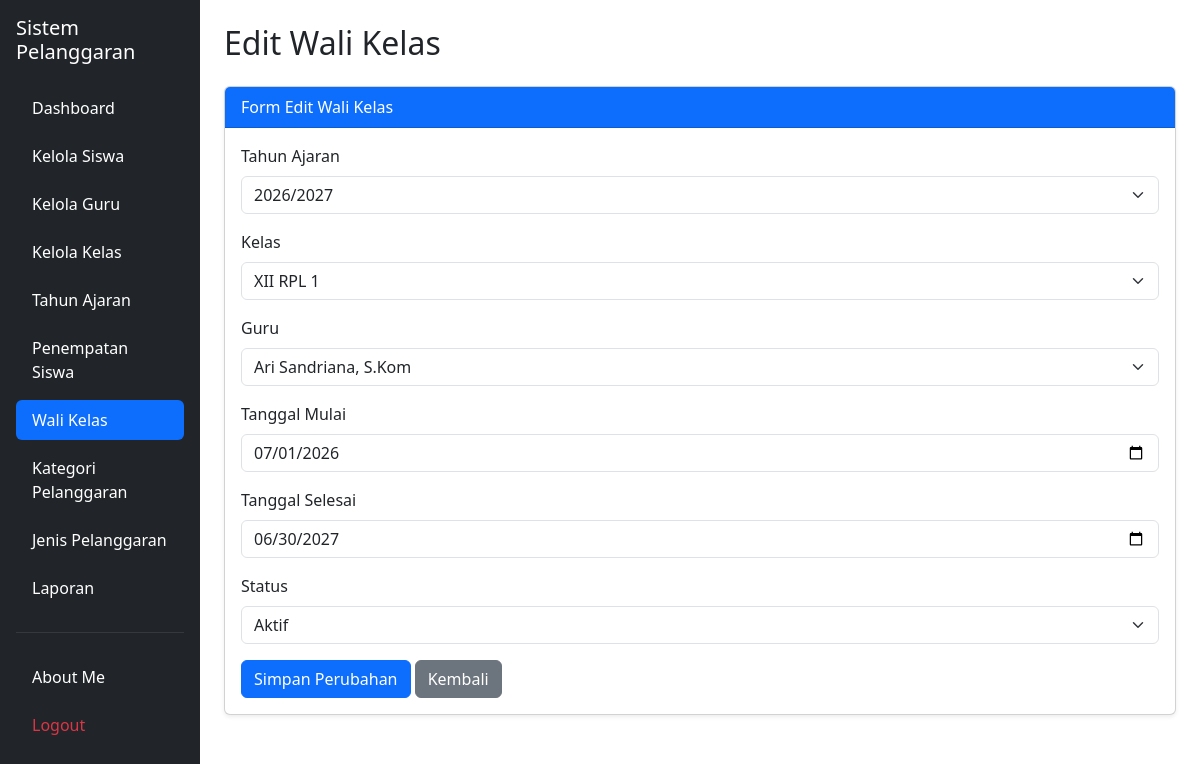
Screenshot of /edit_wali_kelas.php?id=28 (signed in) with the database file from the repository.
### tables this page shows
CREATE TABLE `t_wali_kelas` (
  `id` int(11) NOT NULL,
  `tahun_ajaran_id` int(11) NOT NULL,
  `kelas_id` int(11) NOT NULL,
  `guru_id` int(11) NOT NULL,
  `tanggal_mulai` date NOT NULL,
  `tanggal_selesai` date NOT NULL,
  `status_aktif` tinyint(1) NOT NULL,
  `created_at` timestamp NOT NULL DEFAULT current_timestamp(),
  `update_at` timestamp NOT NULL DEFAULT current_timestamp()
);

CREATE TABLE `t_tahun_ajaran` (
  `id` int(11) NOT NULL,
  `nama` varchar(20) NOT NULL,
  `tanggal_mulai` date NOT NULL,
  `tanggal_selesai` date NOT NULL,
  `status_aktif` tinyint(1) NOT NULL,
  `created_at` timestamp NOT NULL DEFAULT current_timestamp(),
  `update_at` timestamp NOT NULL DEFAULT current_timestamp()
);

CREATE TABLE `t_kelas` (
  `id` int(11) NOT NULL,
  `nama` varchar(100) NOT NULL,
  `tingkat` varchar(20) NOT NULL,
  `jurusan` varchar(100) NOT NULL,
  `status_aktif` tinyint(1) NOT NULL,
  `created_at` timestamp NOT NULL DEFAULT current_timestamp(),
  `update_at` timestamp NOT NULL DEFAULT current_timestamp()
);

CREATE TABLE `t_guru` (
  `id` int(11) NOT NULL,
  `nip` varchar(30) NOT NULL,
  `nama` varchar(150) NOT NULL,
  `email` varchar(150) NOT NULL,
  `status_aktif` tinyint(1) NOT NULL,
  `user_id` int(11) NOT NULL,
  `created_at` timestamp NULL DEFAULT current_timestamp(),
  `update_at` timestamp NULL DEFAULT current_timestamp()
);

### edit_wali_kelas.php (the view, shortened to what this page needs)
<?php
include "config/koneksi.php";
$id = (int)($_GET['id'] ?? $_POST['id'] ?? 0);
$stmt = mysqli_prepare(
    $koneksi,
    "SELECT * FROM t_wali_kelas WHERE id = ?"
);
mysqli_stmt_bind_param($stmt, "i", $id);
mysqli_stmt_execute($stmt);
$result = mysqli_stmt_get_result($stmt);
$row = mysqli_fetch_assoc($result);
$tahun_ajaran_id = $row['tahun_ajaran_id'];
$kelas_id = $row['kelas_id'];
$guru_id = $row['guru_id'];
$tanggal_mulai = $row['tanggal_mulai'];
$tanggal_selesai = $row['tanggal_selesai'];
$status_aktif = $row['status_aktif'];
$tahun_ajaran = mysqli_query(
    $koneksi,
    "SELECT * FROM t_tahun_ajaran ORDER BY id ASC"
);
$kelas = mysqli_query(
    $koneksi,
    "SELECT * FROM t_kelas ORDER BY id ASC"
);
$guru = mysqli_query(
    $koneksi,
    "SELECT * FROM t_guru ORDER BY id ASC"
);
?>
<!DOCTYPE html>
<html lang="id">
<head>
    <link href="https://cdn.jsdelivr.net/npm/bootstrap@5.3.8/dist/css/bootstrap.min.css"
          rel="stylesheet">
</head>
<body>
<div class="container-fluid">
    <div class="row">
        <aside class="col-md-3 col-lg-2 bg-dark min-vh-100 p-3">
            <h5 class="text-white mb-4">Sistem Pelanggaran</h5>
            <ul class="nav nav-pills flex-column gap-2">
                <li class="nav-item">
                    <a href="dashboard.php" class="nav-link text-white">Dashboard</a>
                </li>
                <li class="nav-item">
                    <a href="siswa.php" class="nav-link text-white">Kelola Siswa</a>
                </li>
                <li class="nav-item">
                    <a href="guru.php" class="nav-link text-white">Kelola Guru</a>
                </li>
                <li class="nav-item">
                    <a href="kelas.php" class="nav-link text-white">Kelola Kelas</a>
                </li>
                <li class="nav-item">
                    <a href="tahun_ajaran.php" class="nav-link text-white">Tahun Ajaran</a>
                </li>
                <li class="nav-item">
                    <a href="penempatan_siswa.php" class="nav-link text-white">Penempatan Siswa</a>
                </li>
                <li class="nav-item">
                    <a href="wali_kelas.php" class="nav-link active">Wali Kelas</a>
                </li>
                <li class="nav-item">
                    <a href="kategori_pelanggaran.php" class="nav-link text-white">Kategori Pelanggaran</a>
                </li>
                <li class="nav-item">
                    <a href="jenis_pelanggaran.php" class="nav-link text-white">Jenis Pelanggaran</a>
                </li>
                <li class="nav-item">
                    <a href="laporan.php" class="nav-link text-white">Laporan</a>
                </li>
                <hr class="text-secondary">
                <li class="nav-item">
                    <a href="about_me.php" class="nav-link text-white">About Me</a>
                </li>
                <li class="nav-item">
                    <a href="logout.php"
                       class="nav-link text-danger"
                       onclick="return confirm('Yakin ingin logout?')">
                        Logout
                    </a>
                </li>
            </ul>
        </aside>
        <main class="col-md-9 col-lg-10 p-4">
            <h2 class="mb-4">Edit Wali Kelas</h2>
            <div class="card shadow-sm">
                <div class="card-header bg-primary text-white">
                    Form Edit Wali Kelas
                </div>
                <div class="card-body">
                    <form method="POST">
                        <div class="mb-3">
                            <label class="form-label">Tahun Ajaran</label>
                            <select name="tahun_ajaran_id" class="form-select" required>
                                <?php while ($ta = mysqli_fetch_assoc($tahun_ajaran)) { ?>
                                    <option value="<?= $ta['id']; ?>"
                                        <?= (string)$tahun_ajaran_id === (string)$ta['id'] ? 'selected' : ''; ?>>
                                        <?= htmlspecialchars($ta['nama']); ?>
                                    </option>
                                <?php } ?>
                            </select>
                        </div>
                        <div class="mb-3">
                            <label class="form-label">Kelas</label>
                            <select name="kelas_id" class="form-select" required>
                                <?php while ($k = mysqli_fetch_assoc($kelas)) { ?>
                                    <option value="<?= $k['id']; ?>"
                                        <?= (string)$kelas_id === (string)$k['id'] ? 'selected' : ''; ?>>
                                        <?= htmlspecialchars($k['nama']); ?>
                                    </option>
                                <?php } ?>
                            </select>
                        </div>
                        <div class="mb-3">
                            <label class="form-label">Guru</label>
                            <select name="guru_id" class="form-select" required>
                                <?php while ($g = mysqli_fetch_assoc($guru)) { ?>
                                    <option value="<?= $g['id']; ?>"
                                        <?= (string)$guru_id === (string)$g['id'] ? 'selected' : ''; ?>>
                                        <?= htmlspecialchars($g['nama']); ?>
                                    </option>
                                <?php } ?>
                            </select>
                        </div>
                        <div class="mb-3">
                            <label class="form-label">Tanggal Mulai</label>
                            <input type="date"
                                   name="tanggal_mulai"
                                   class="form-control"
                                   value="<?= htmlspecialchars($tanggal_mulai); ?>"
                                   required>
                        </div>
                        <div class="mb-3">
                            <label class="form-label">Tanggal Selesai</label>
                            <input type="date"
                                   name="tanggal_selesai"
                                   class="form-control"
                                   value="<?= htmlspecialchars($tanggal_selesai); ?>"
                                   required>
                        </div>
                        <div class="mb-3">
                            <label class="form-label">Status</label>
                            <select name="status_aktif" class="form-select" required>
                                <option value="1"
                                    <?= $status_aktif == '1' ? 'selected' : ''; ?>>
                                    Aktif
                                </option>
                            </select>
                        </div>
                        <button type="submit" name="simpan" class="btn btn-primary">
                            Simpan Perubahan
                        </button>
                        <a href="wali_kelas.php" class="btn btn-secondary">
                            Kembali
                        </a>
                    </form>
                </div>
            </div>
        </main>
    </div>
</div>
</body>
</html>

### rows the page displays
t_wali_kelas: tahun_ajaran_id "2026/2027", kelas_id "XII RPL 1", guru_id "Ari Sandriana, S.Kom", tanggal_mulai "07/01/2026", tanggal_selesai "06/30/2027", status_aktif "Aktif"
